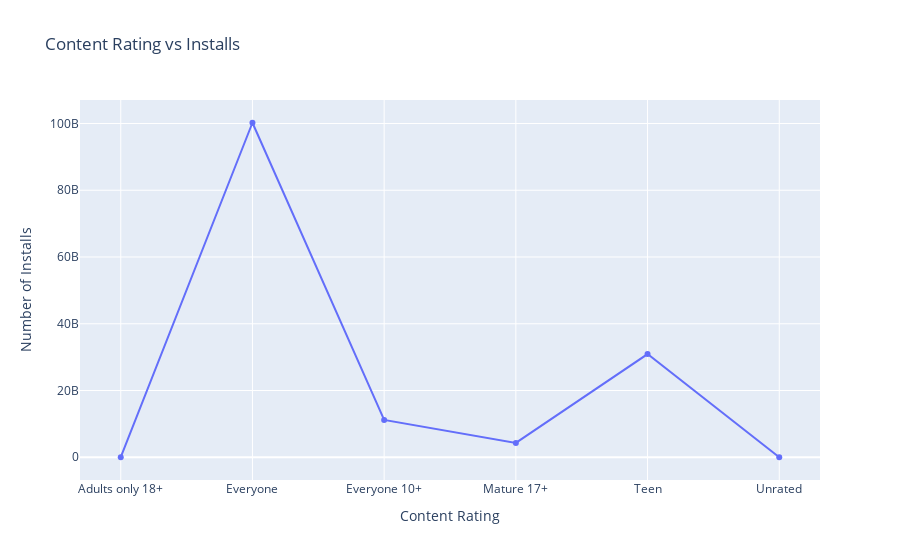

The cell this chart's notebook holds for it:
### Markdown cell above
### Q6: How do content ratings affect the number of installs?

### Code cell
# Aggregate the installs by content rating
content_rating_installs = df.groupby('Content Rating')['Installs'].sum().reset_index()
# Create the Plotly line plot
fig = px.line(content_rating_installs, x='Content Rating', y='Installs', markers=True, 
    title='Content Rating vs Installs',
    labels={'Content Rating': 'Content Rating', 'Installs': 'Number of Installs'})
# Show plot
fig.show()

### Figure 1 — Plotly figure (JSON) as saved in the notebook; plotly's stock layout.template omitted (floating-point values rounded to 4 significant figures)
{"data": [{"hovertemplate": "Content Rating=%{x}<br>Number of Installs=%{y}<extra></extra>", "legendgroup": "", "line": {"color": "#636efa", "dash": "solid"}, "marker": {"symbol": "circle"}, "mode": "lines+markers", "name": "", "orientation": "v", "showlegend": false, "type": "scatter", "x": ["Adults only 18+", "Everyone", "Everyone 10+", "Mature 17+", "Teen", "Unrated"], "xaxis": "x", "y": [2000000, 100228037851, 11191271795, 4290696878, 30918280393, 50500], "yaxis": "y"}], "layout": {"legend": {"tracegroupgap": 0}, "title": {"text": "Content Rating vs Installs"}, "xaxis": {"anchor": "y", "domain": [0, 1], "title": {"text": "Content Rating"}}, "yaxis": {"anchor": "x", "domain": [0, 1], "title": {"text": "Number of Installs"}}}}
